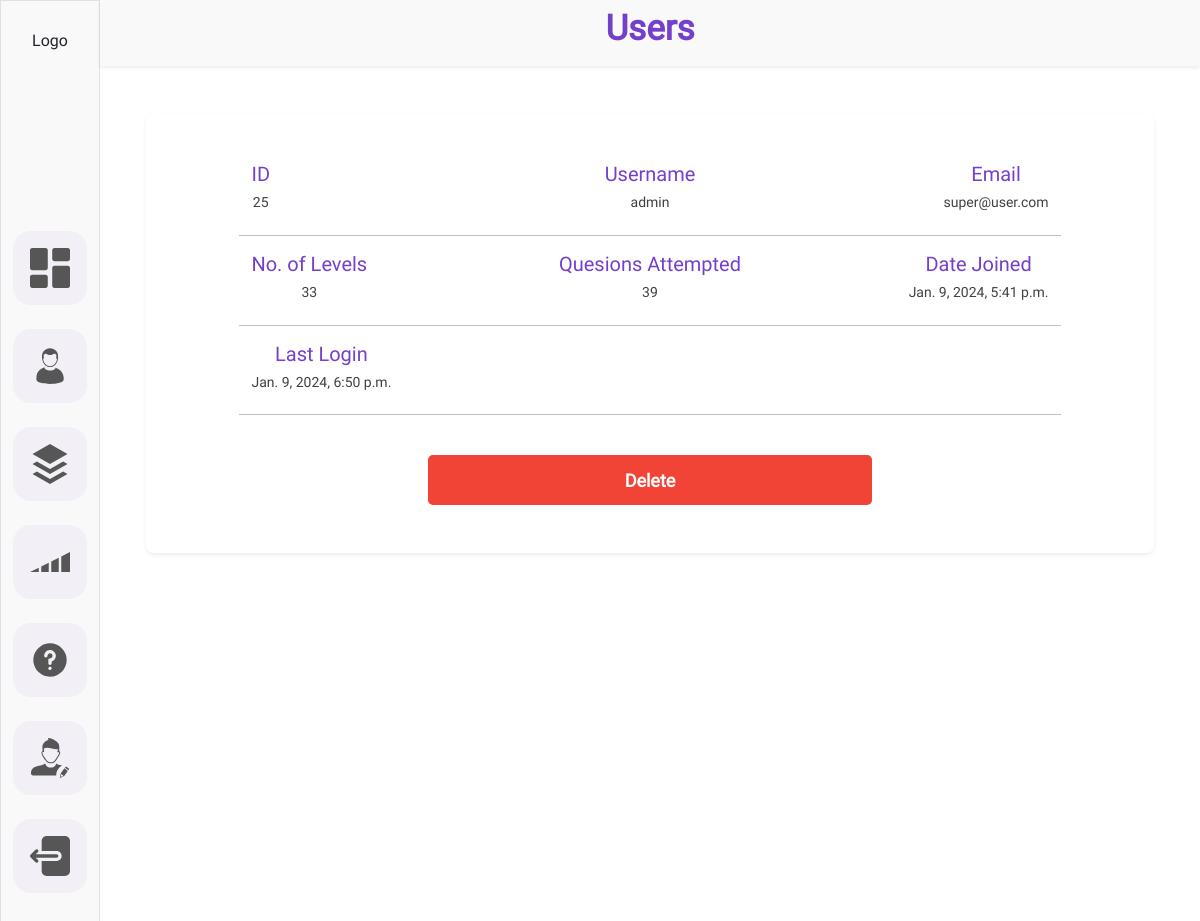
The app's page /admin-dashboard/users/25/ (signed in), older data.
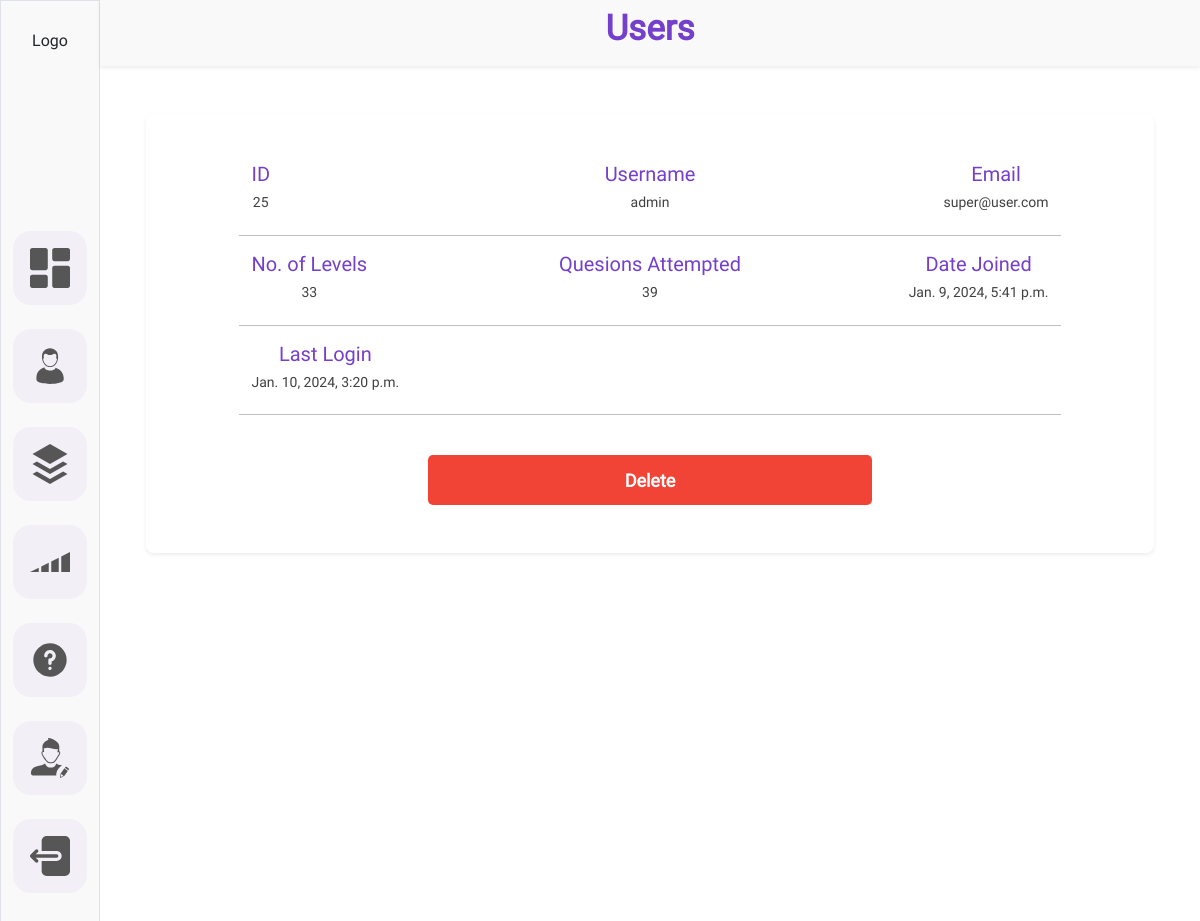
The same page, newer data.
### customAuth/models.py (models this page shows)
class BaseModel(models.Model):
    created_at = models.DateTimeField(auto_now_add = True)
    updated_at = models.DateTimeField(auto_now = True)
    class Meta:
        abstract = True

class User(AbstractUser, BaseModel):
    username = None
    name = models.CharField(max_length = CharFieldSizes.XX_LARGE)
    email = models.EmailField(unique=True)
    profile_image = models.ImageField(upload_to="profile_images", default='profile1-blue.svg')
    USERNAME_FIELD = 'email'
    REQUIRED_FIELDS = []
    objects = UserManager()

### adminDashboard/views.py (the view)
# urls.py: path('users/<pk>/', views.usersDetails, name='user-details'),
@login_required(login_url='login')
def usersDetails(request, pk):
    user = User.objects.get(id=pk)
    return render (request, 'admin_dashboard/user-details.html',{'user':user})

### templates/admin_dashboard/user-details.html (shortened to what the changed rows need)
{% load static %}
<!DOCTYPE html>
<html lang="en">
<head>
    <link
    href="https://cdn.jsdelivr.net/npm/bootstrap@5.3.2/dist/css/bootstrap.min.css"
    rel="stylesheet"
  />
  <link rel="stylesheet" href="{% static 'admin_dashboard/css/common.css'%}">
  <link rel="stylesheet" href="{% static 'admin_dashboard/css/category.css'%}">
  <link rel="stylesheet" href="{% static 'admin_dashboard/css/users.css'%}">
  <link rel="stylesheet" href="{% static 'admin_dashboard/css/login.css' %}">
  <link rel="stylesheet" href="{% static 'admin_dashboard/css/profile.css'%}">
  <link rel="stylesheet" href="{% static 'admin_dashboard/css/user-details.css'%}">
</head>
<body>
    <div class="container-fluid">
        <div class="row ">
            <div class="col-11 h-100">
                <div class="row p-2 bg-sidebar shadow-sm">
                    <div class="col d-flex justify-content-center">
                        <div class= "">
                            <h1 class="dashboard__heading">Users</h1>
                        </div>
                    </div>
                </div>
                <div class="row justify-content-center mt-5">
                  <div class="col-11 shadow-sm rounded-3 d-flex flex-column align-items-center  p-5 ">
                        <div class="row justify-content-between align-items-center w-90 ">
                            <div class="col-4 d-flex justify-content-start">
                                <div class="d-flex flex-column align-items-center">
                                    <div ><h5 class="user-details__desc">{{user.id}}</h5></div>
                                </div>
                            </div>
                            <div class="col-4 d-flex justify-content-center">
                                <div class="d-flex flex-column align-items-center">
                                    <div ><h5 class="user-details__desc">{{user.name}}</h5></div>
                                </div>
                            </div>
                            <div class="col-4 d-flex justify-content-end">
                                <div class="d-flex flex-column align-items-center">
                                    <div ><h5 class="user-details__desc">{{user.email}}</h5></div>
                                </div>
                            </div>
                        </div>
                        <div class="row  justify-content-between w-90 ">
                            <div class="col-4 d-flex justify-content-end">
                              <div class="d-flex flex-column align-items-center">
                                  <div ><h5 class="user-details__desc">{{user.date_joined}}</h5></div>
                              </div>
                          </div>
                        </div>
                        <div class="row  justify-content-start w-90 ">
                            <div class="col-4 d-flex justify-content-start">
                                <div class="d-flex flex-column align-items-center">
                                    <div ><h5 class="user-details__desc">{{user.last_login}}</h5></div>
                                </div>
                            </div>
                        </div>
                  </div>
                </div>
            </div>
        </div>
    </div>
</body>
</html>

Row changes from the older to the newer data that the page shows:
changed User "admin": last_login "Jan. 9, 2024, 6:50 p.m." → "Jan. 10, 2024, 3:20 p.m."
